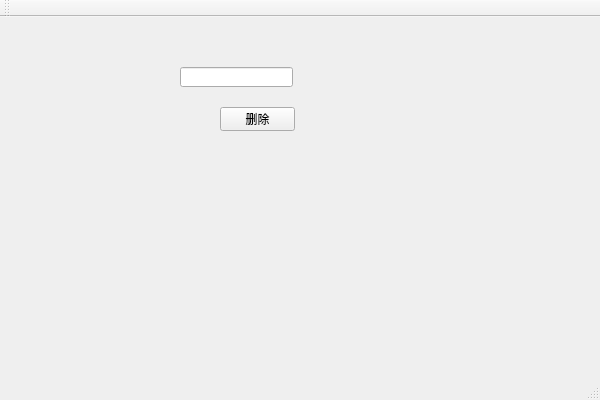
<?xml version="1.0" encoding="UTF-8"?>
<ui version="4.0">
 <class>DelStudentClass</class>
 <widget class="QMainWindow" name="DelStudentClass">
  <property name="geometry">
   <rect>
    <x>0</x>
    <y>0</y>
    <width>600</width>
    <height>400</height>
   </rect>
  </property>
  <property name="windowTitle">
   <string>DelStudent</string>
  </property>
  <widget class="QWidget" name="centralWidget">
   <widget class="QLineEdit" name="delLine">
    <property name="geometry">
     <rect>
      <x>180</x>
      <y>50</y>
      <width>113</width>
      <height>20</height>
     </rect>
    </property>
   </widget>
   <widget class="QPushButton" name="delBtn">
    <property name="geometry">
     <rect>
      <x>220</x>
      <y>90</y>
      <width>75</width>
      <height>24</height>
     </rect>
    </property>
    <property name="text">
     <string>删除</string>
    </property>
   </widget>
  </widget>
  <widget class="QMenuBar" name="menuBar">
   <property name="geometry">
    <rect>
     <x>0</x>
     <y>0</y>
     <width>600</width>
     <height>26</height>
    </rect>
   </property>
  </widget>
  <widget class="QToolBar" name="mainToolBar">
   <attribute name="toolBarArea">
    <enum>TopToolBarArea</enum>
   </attribute>
   <attribute name="toolBarBreak">
    <bool>false</bool>
   </attribute>
  </widget>
  <widget class="QStatusBar" name="statusBar"/>
 </widget>
 <layoutdefault spacing="6" margin="11"/>
 <resources/>
 <connections/>
</ui>
